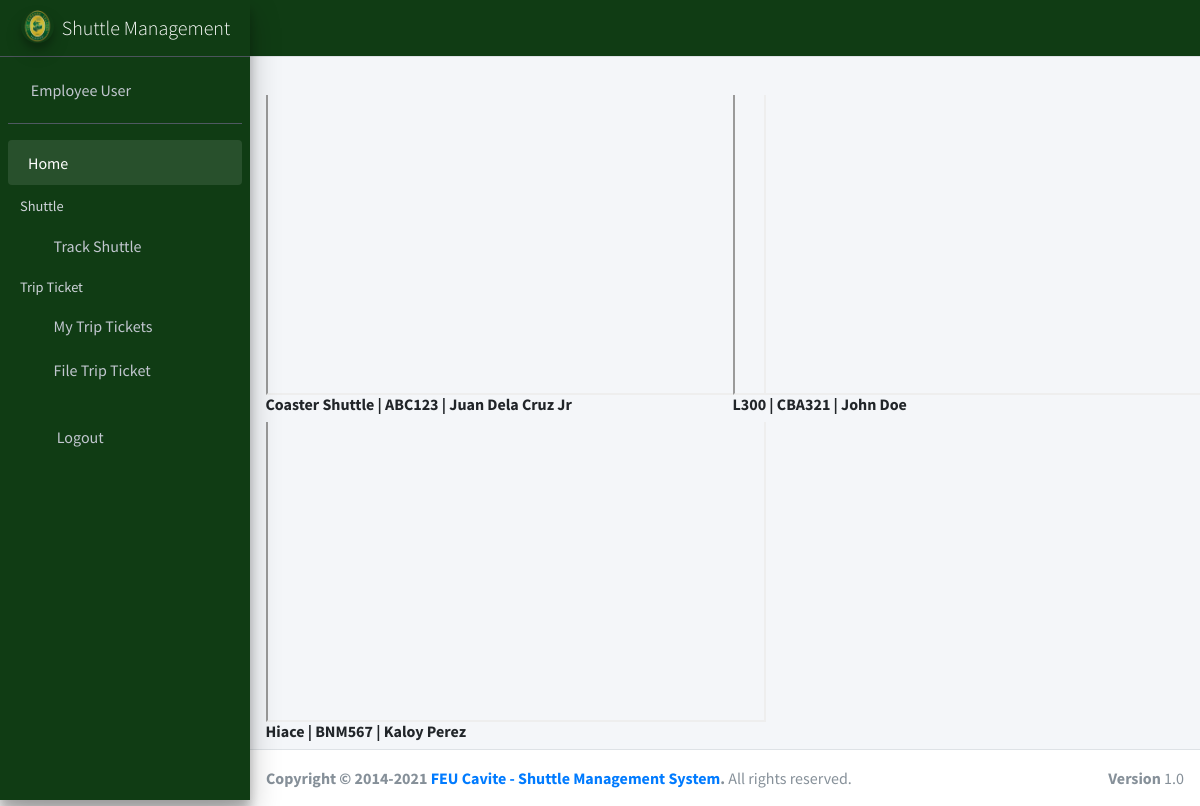
The app's page /ticket/employee_page/ (signed in) with its own data.
### ticket/models.py (models this page shows, shortened)
class shuttle_service(models.Model):
    shuttle_service_id = models.AutoField(primary_key=True)
    shuttle_name = models.ForeignKey(shuttle_service_list, null=True, blank=True, on_delete=models.CASCADE)
    gps_link = models.CharField(max_length=255, blank=True, null = True)

class shuttle_service_list(models.Model):
    shuttle_service_list_id = models.AutoField(primary_key=True)
    shuttle_name = models.CharField(max_length=255, blank=True, null = True)
    plate_number = models.CharField(max_length=255, blank=True, null = True)
    driver_name = models.ForeignKey(shuttle_driver, null=True, blank=True, on_delete=models.CASCADE)

class shuttle_driver(models.Model):
    shuttle_driver_id = models.AutoField(primary_key=True)
    driver_name = models.CharField(max_length=255, blank=True, null = True)
    def __str__(self):
        return str(self.driver_name)

### ticket/views.py (the view)
# urls.py: path('employee_page/', login_required(views.employee_page), name='employee_page'),
def employee_page(request):
	query = {
		'gp': shuttle_service.objects.all(),
	}
	now = tz.now()
	query['now'] = now
	query['today'] = str(tz.localtime(now).date())
	query['part'] = participants.objects.filter(participant_user = request.user)
	query['mtx'] = Tickets.objects.filter(start_date = str(tz.localtime(now).date()))
	query['aut'] = Author.objects.filter(user = request.user)
	return render(request, 'ticket/employee_page.html', query)

### ticket/templates/ticket/employee_page.html (shortened to what this page needs)
{% extends 'ticket/employeebase.html' %}
{% block content %}
{% load crispy_forms_tags %}
{% load static %}
<section class="content">
              <div class="container-fluid">
                <div class="row">
                  {% for items in gp %}
                  <div class="col-lg-6 col-xs-12 col-md-6">
                      <div class="idiv">
                        <iframe src="{{items.gps_link}}" title="Shuttle Track" style="position: relative; top: -50px; width: 500px; height: 350px;"></iframe>
                      </div>
                      <h6 class="capt"><strong>{{items.shuttle_name.shuttle_name}} | {{items.shuttle_name.plate_number}} | {{items.shuttle_name.driver_name}}</strong></h6>
                  </div>
                  {% endfor %}
                </div>
              </div>
</section>
{% endblock content %}

### ticket/templates/ticket/employeebase.html (shortened to what this page needs)
{% load static %}
<!DOCTYPE html>
<html lang="en">
<head>
  <link rel="stylesheet" href="{% static 'basetemp/plugins/fontawesome-free/css/all.min.css' %}">
  <link rel="stylesheet" href="https://code.ionicframework.com/ionicons/2.0.1/css/ionicons.min.css">
  <link rel="stylesheet" href="{% static 'basetemp/plugins/tempusdominus-bootstrap-4/css/tempusdominus-bootstrap-4.min.css' %}">
  <link rel="stylesheet" href="{% static 'basetemp/plugins/icheck-bootstrap/icheck-bootstrap.min.css' %}">
  <link rel="stylesheet" href="{% static 'basetemp/plugins/jqvmap/jqvmap.min.css' %}">
  <link rel="stylesheet" href="{% static 'basetemp/dist/css/adminlte.min.css' %}">
  <link rel="stylesheet" href="{% static 'basetemp/plugins/overlayScrollbars/css/OverlayScrollbars.min.css' %}">
  <link rel="stylesheet" href="{% static 'basetemp/plugins/daterangepicker/daterangepicker.css' %}">
  <link rel="stylesheet" href="{% static 'basetemp/plugins/summernote/summernote-bs4.min.css' %}">
</head>
<body class="hold-transition sidebar-mini layout-fixed">
<div class="wrapper">
  <nav class="main-header navbar navbar-expand navbar-white navbar-light navbar-custom">
    <ul class="navbar-nav">
      <li class="nav-item">
        <a class="nav-link" data-widget="pushmenu" href="#" role="button"><i class="fas fa-bars w"></i></a>
      </li>
      <li class="nav-item d-none d-sm-inline-block">
        <a href="#" class="nav-link"></a>
      </li>
    </ul>
    <ul class="navbar-nav ml-auto">
      <li class="nav-item">
        <a class="nav-link" data-widget="fullscreen" href="#" role="button">
          <i class="fas fa-expand-arrows-alt w"></i>
        </a>
      </li>
    </ul>
  </nav>
  <aside class="main-sidebar sidebar-dark-primary1 elevation-4">
    <a href="/" class="brand-link">
      <img src="{% static 'shuttle/feulogo.png' %}" alt="AdminLTE Logo" class="brand-image img-circle elevation-3" style="opacity: .8">
      <span class="brand-text font-weight-light">Shuttle Management</span>
    </a>
    <div class="sidebar">
      <div class="user-panel mt-3 pb-3 mb-3 d-flex">
        <div class="image">
        </div>
        <div class="info">
          <a href = "#" class="d-block" onclick="window.open('/ticket/profile','popupticket','width=950,height=600'); return false;">{{user.get_full_name}}</a>
        </div>
      </div>
      <nav class="mt-2">
        <ul class="nav nav-pills nav-sidebar flex-column" data-widget="treeview" role="menu" data-accordion="false">
          <li class="nav-item menu-open">
            <a href="/" class="nav-link">
              <p>
                Home
                <i class="right fas fa-angle-left"></i>
              </p>
            </a>
          </li>
          <li class="nav-header">Shuttle</li>
          <li class="nav-item">
            <a href = "#" class="nav-link" onclick="window.open('/ticket/shuttle_options','popupticket','width=950,height=600'); return false;"><i class="nav-icon fas fa-bus"></i><p>Track Shuttle</p></a>
          </li>
          <li class="nav-header">Trip Ticket</li>
          <li class="nav-item">
            <a href = "#" class="nav-link" onclick="window.open('/ticket/record','popupfile','width=950,height=600'); return false;">
                              <i class="nav-icon fas fa-sd-card" target="popup"
                            ></i><p>My Trip Tickets</p>
                          </a>
          </li>
          <li class="nav-item">
            <a href = "#" class="nav-link" onclick="window.open('/ticket/file','popupfile','width=950,height=600'); return false;">
                              <i class="nav-icon fas fa-ticket-alt" target="popup"
                            ></i><p>File Trip Ticket</p>
                          </a>
          </li>
          <li class="nav-item">
          <br>
          <li class="nav-item">
            <a href="/logout/" class="nav-link">
              <i class="nav-icon fas fa-sign-out-alt"></i>
              <p>Logout</p>
            </a>
          </li>
        </ul>
      </nav>
    </div>
  </aside>
  <div class="content-wrapper">
     <div class="content-header">
    </div>
    {% block content %}
    {% endblock content %}
  </div>
  <footer class="main-footer">
    <strong>Copyright &copy; 2014-2021 <a href="#">FEU Cavite - Shuttle Management System</a>.</strong>
    All rights reserved.
    <div class="float-right d-none d-sm-inline-block">
      <b>Version</b> 1.0
    </div>
  </footer>
</div>
</body>
</html>

### ticket/templates/ticket/employeebase.html (style rules this page uses)
.navbar-custom { background-color: #103C14; }
.sidebar { background-color: #103C14; }
.sidebar-dark-primary1 { background-color: #103C14; }
.w { color: white; }

### ticket/templates/ticket/employee_page.html (style rules this page uses)
.idiv { overflow: hidden; width: 900px; height: 350px; }
.capt { margin-top: -50px; }
.content { overflow: hidden; }

### records on screen
shuttle_service: shuttle_name.shuttle_name "Coaster Shuttle", shuttle_name.plate_number "ABC123", shuttle_name.driver_name "Juan Dela Cruz Jr"
shuttle_service: shuttle_name.shuttle_name "L300", shuttle_name.plate_number "CBA321", shuttle_name.driver_name "John Doe"
shuttle_service: shuttle_name.shuttle_name "Hiace", shuttle_name.plate_number "BNM567", shuttle_name.driver_name "Kaloy Perez"

### other values on screen
{{ user.get_full_name }} "Employee User"
